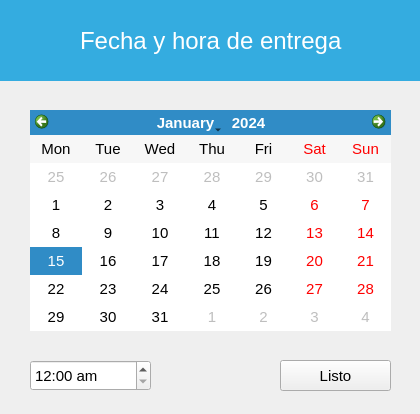
<?xml version="1.0" encoding="UTF-8"?>
<ui version="4.0">
 <class>FechaEntrega</class>
 <widget class="QWidget" name="FechaEntrega">
  <property name="windowModality">
   <enum>Qt::ApplicationModal</enum>
  </property>
  <property name="geometry">
   <rect>
    <x>0</x>
    <y>0</y>
    <width>420</width>
    <height>414</height>
   </rect>
  </property>
  <property name="windowTitle">
   <string>Form</string>
  </property>
  <widget class="QFrame" name="frame">
   <property name="geometry">
    <rect>
     <x>0</x>
     <y>0</y>
     <width>421</width>
     <height>81</height>
    </rect>
   </property>
   <property name="styleSheet">
    <string notr="true">background-color: rgb(52, 172, 224);</string>
   </property>
   <widget class="QLabel" name="label">
    <property name="geometry">
     <rect>
      <x>80</x>
      <y>20</y>
      <width>281</width>
      <height>41</height>
     </rect>
    </property>
    <property name="font">
     <font>
      <pointsize>18</pointsize>
     </font>
    </property>
    <property name="styleSheet">
     <string notr="true">color: rgb(255, 255, 255);</string>
    </property>
    <property name="text">
     <string>Fecha y hora de entrega</string>
    </property>
   </widget>
   <widget class="QLabel" name="lbRegresar">
    <property name="geometry">
     <rect>
      <x>20</x>
      <y>20</y>
      <width>41</width>
      <height>41</height>
     </rect>
    </property>
    <property name="cursor">
     <cursorShape>PointingHandCursor</cursorShape>
    </property>
    <property name="styleSheet">
     <string notr="true">image: url(:/img/resources/images/leftarrow.png);</string>
    </property>
   </widget>
  </widget>
  <widget class="QPushButton" name="btListo">
   <property name="geometry">
    <rect>
     <x>280</x>
     <y>360</y>
     <width>111</width>
     <height>31</height>
    </rect>
   </property>
   <property name="font">
    <font>
     <pointsize>11</pointsize>
    </font>
   </property>
   <property name="text">
    <string>Listo</string>
   </property>
   <property name="icon">
    <iconset resource="../../resources.qrc">
     <normaloff>:/img/resources/images/accept.png</normaloff>:/img/resources/images/accept.png</iconset>
   </property>
  </widget>
  <widget class="QCalendarWidget" name="calendario">
   <property name="geometry">
    <rect>
     <x>30</x>
     <y>110</y>
     <width>361</width>
     <height>221</height>
    </rect>
   </property>
   <property name="font">
    <font>
     <pointsize>11</pointsize>
    </font>
   </property>
   <property name="verticalHeaderFormat">
    <enum>QCalendarWidget::NoVerticalHeader</enum>
   </property>
  </widget>
  <widget class="QTimeEdit" name="horaEdit">
   <property name="geometry">
    <rect>
     <x>30</x>
     <y>360</y>
     <width>121</width>
     <height>31</height>
    </rect>
   </property>
   <property name="font">
    <font>
     <pointsize>11</pointsize>
    </font>
   </property>
   <property name="displayFormat">
    <string>h:mm ap</string>
   </property>
  </widget>
  <zorder>btListo</zorder>
  <zorder>frame</zorder>
  <zorder>calendario</zorder>
  <zorder>horaEdit</zorder>
 </widget>
 <tabstops>
  <tabstop>calendario</tabstop>
  <tabstop>horaEdit</tabstop>
  <tabstop>btListo</tabstop>
 </tabstops>
 <resources>
  <include location="../../resources.qrc"/>
 </resources>
 <connections/>
</ui>
